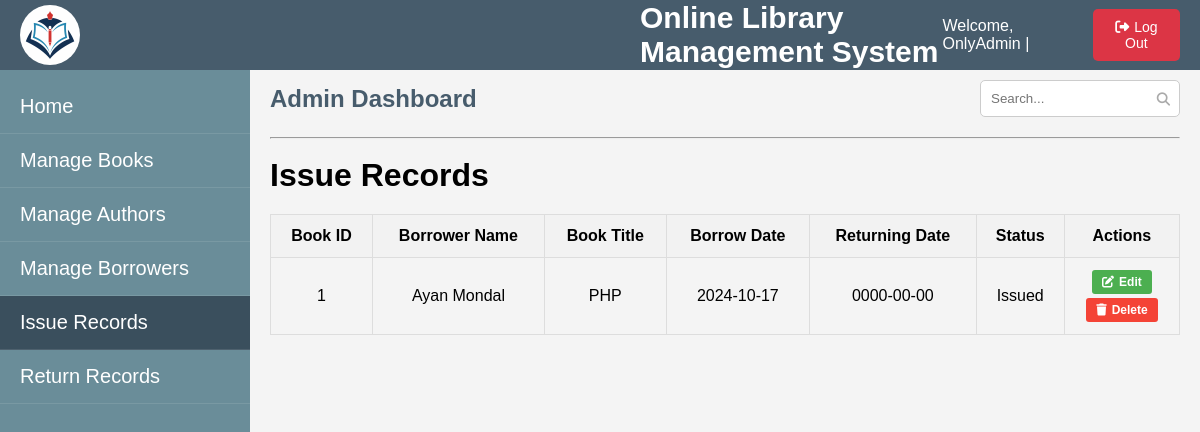
Screenshot of /issueRecord.php (signed in) with the database file from the repository.
### tables this page shows
CREATE TABLE `borrower` (
  `borrower_id` int(11) NOT NULL,
  `borrower_name` varchar(255) NOT NULL,
  `book_title` varchar(255) NOT NULL,
  `book_id` int(11) NOT NULL,
  `b_status` enum('Available','Issued') NOT NULL,
  `issue_date` date NOT NULL,
  `return_date` date NOT NULL
);

### issueRecord.php (the view, shortened to what this page needs)
<?php
require('databaseConnection.php');
?>
<!DOCTYPE html>
<html lang="en">
<head>
  <link rel="stylesheet" href="adminDashboard.css">
  <link rel="stylesheet" href="manageBooks.css">
</head>
<body>
  <div class="top-bar">
    <div class="logo">
      <img src="Lib_Logo.jpg" alt="Library Logo">
      <span class="library-name">Online Library Management System</span>
    </div>
    <div class="admin-info">
      <span class="admin-name">Welcome, <?php echo $_SESSION['AdminLoginId']; ?> |</span>
      <form method="post">
      <button class="logout-btn" name="adminLogout"><i class="fa-solid fa-right-from-bracket"></i>Log Out</button>
      </form>
    </div>
  </div>
  <div class="sidebar">
    <ul>
        <li><a href="adminDashboard.php">Home</a></li>
        <li><a href="manageBooks.php">Manage Books</a></li>
        <li><a href="manageAuthor.php">Manage Authors</a></li>
        <li><a href="manageBorrower.php">Manage Borrowers</a></li>
        <li style="background-color:#3a4f5d;font-size:20px"><a href="issueRecord.php">Issue Records</a></li>
        <li><a href="returnRecord.php">Return Records</a></li>
    </ul>
  </div>
  <div class="main-content">
  <div class="dashboard-header">
    <h1>Admin Dashboard</h1>
    <div class="search-container">
      <input type="text" class="search-box" placeholder="Search...">
      <button class="search-button"><i class="fa-solid fa-magnifying-glass"></i></button>
    </div>
  </div>
  <hr><br>
  <div class="action-buttons" style="display: flex; justify-content: space-between; gap: 10px;">
  <h1>Issue Records</h1>
  </div>
  <section class="box" id="book-section">
<?php
$fetchBorrowers = "SELECT * FROM borrower";
$result = mysqli_query($con, $fetchBorrowers);
if(mysqli_num_rows($result) > 0):
?>
    <table class="books-table">
        <thead>
            <tr>
                <th>Book ID</th>
                <th>Borrower Name</th>
                <th>Book Title</th>
                <th>Borrow Date</th>
                <th>Returning Date</th>
                <th>Status</th>
                <th>Actions</th>
            </tr>
        </thead>
        <tbody>
        <?php while ($row = mysqli_fetch_assoc($result)): ?>
          <tr>
            <td><?php echo $row['book_id']; ?></td>
            <td><?php echo $row['borrower_name']; ?></td>
            <td><?php echo $row['book_title']; ?></td>
            <td><?php echo $row['issue_date']; ?></td>
            <td><?php echo $row['return_date']; ?></td>
            <td><?php echo $row['b_status']; ?></td>
            <td>
            <form action="editBorrower.php" method="post" style="margin-bottom:4px">
            <button class="edit-btn" name="updateBorrower"><i class="fa-solid fa-pen-to-square"></i>Edit</button>
            </form>
            <form action="deleteBorrower.php" method="post">
            <button class="delete-btn" name="deleteBorrower"><i class="fa-solid fa-trash"></i>Delete</button>
            </form>
          </td>
          </tr>
          <?php endwhile; ?>
        </tbody>
    </table>
    <?php else: ?>
        <p>No books found in the library.</p>
    <?php endif; ?>
  </section>
</div>
</body>
</html>

### adminDashboard.css (style rules this page uses)
* { margin: 0; padding: 0; box-sizing: border-box; }
body { font-family: Arial, sans-serif; background-color: #f4f4f4; }
:root { --primary-color: #475c6c; --primary-hover: #3a4f5d; --secondary-color: #f4f4f4; --text-color: #ffffff; --button-color: #dc3545; --button-hover: #b32d3b; --submenu-bg: #5f7383; }
.top-bar { display: flex; justify-content: space-between; align-items: center; background-color: var(--primary-color); color: var(--text-color); padding: 10px 20px; position: fixed; top: 0; left: 0; width: 100%; height: 70px; z-index: 1; }
.top-bar .logo { display: flex; align-items: center; }
.top-bar .logo img { width: 60px; height: 60px; margin-right: 10px; border-radius: 50%; }
.top-bar .library-name { font-size: 30px; margin-left: 550px; font-weight: bold; }
.top-bar .admin-info { display: flex; align-items: center; gap: 20px; }
.top-bar .admin-info .admin-name { font-size: 16px; }
.top-bar .admin-info .logout-btn { background-color: var(--button-color); padding: 10px 20px; color: var(--text-color); border: none; cursor: pointer; border-radius: 5px; font-size: 14px; transition: background-color 0.3s ease; }
.sidebar { position: fixed; top: 60px; left: 0; width: 250px; height: 100vh; background-color: #6a8d99; color: var(--text-color); padding-top: 20px; }
.sidebar ul { list-style-type: none; padding: 0; font-size: 20px; }
.sidebar ul li { padding: 15px 20px; border-bottom: 1px solid rgba(255, 255, 255, 0.1); cursor: pointer; transition: background-color 0.3s ease; }
.sidebar ul li a { color: var(--text-color); text-decoration: none; }
.main-content { margin-left: 250px; padding: 80px 20px; height: 100vh; overflow-y: auto; position: relative; }
.dashboard-header { display: flex; justify-content: space-between; align-items: center; margin-bottom: 20px; }
.dashboard-header h1 { font-size: 24px; color: var(--primary-color); }
.search-container { position: relative; width: 200px; }
.search-box { padding: 10px 40px 10px 10px; border: 1px solid #ccc; border-radius: 5px; width: 100%; }
.search-button { position: absolute; right: 10px; top: 50%; transform: translateY(-50%); background: transparent; border: none; cursor: pointer; outline: none; padding: 0; }
.search-button i { color: #aaa; }
.box { display: flex; flex-direction: row; gap: 50px; }
.admin-info .logout-btn i { margin-right:5px; }

### manageBooks.css (style rules this page uses)
.books-table { width: 100%; border-collapse: collapse; margin-top: 20px; }
.books-table th, .books-table td { padding: 12px; border: 1px solid #ddd; text-align: center; }
.books-table th { background-color: #f2f2f2; font-weight: bold; }
.edit-btn, .delete-btn { padding: 5px 10px; color: white; border: none; border-radius: 3px; cursor: pointer; font-size: 12px; font-weight: 600; }
.edit-btn { background-color: #4CAF50; }
.delete-btn { background-color: #f44336; }
section.box { display: flex; flex-direction: row; width: 100%; justify-content: center; align-items: center; }
.edit-btn i, .delete-btn i { margin-right: 5px; }

### rows the page displays
borrower: book "1", borrower_name "Ayan Mondal", book_title "PHP", issue_date "2024-10-17", return_date "0000-00-00", b_status "Issued"

### other values shown
$_SESSION['AdminLoginId'] "OnlyAdmin"
